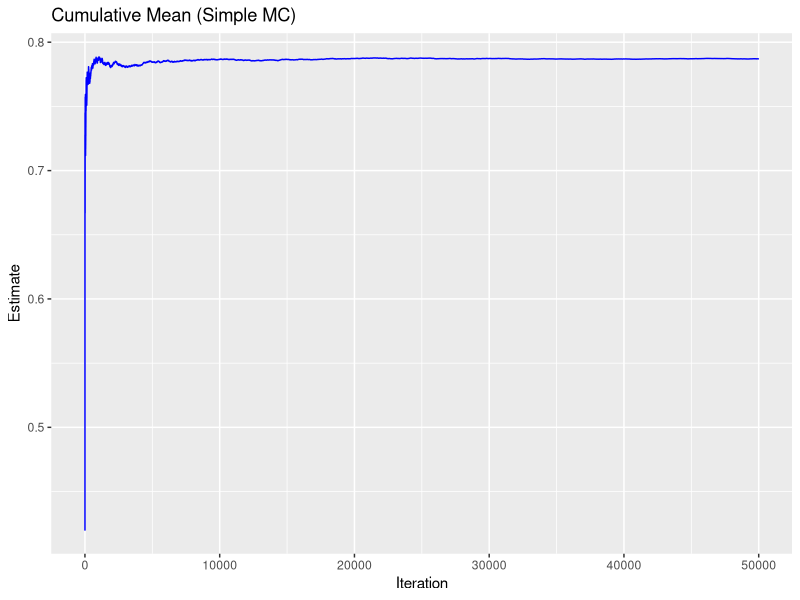
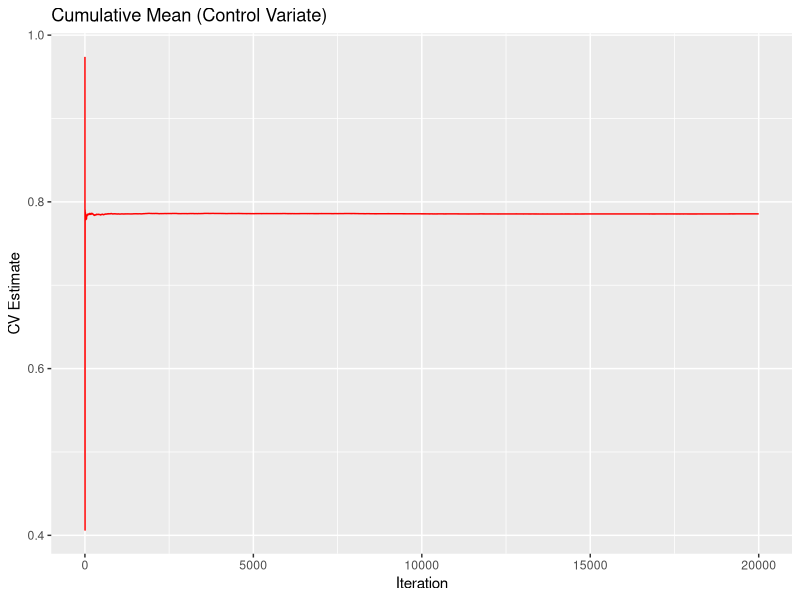
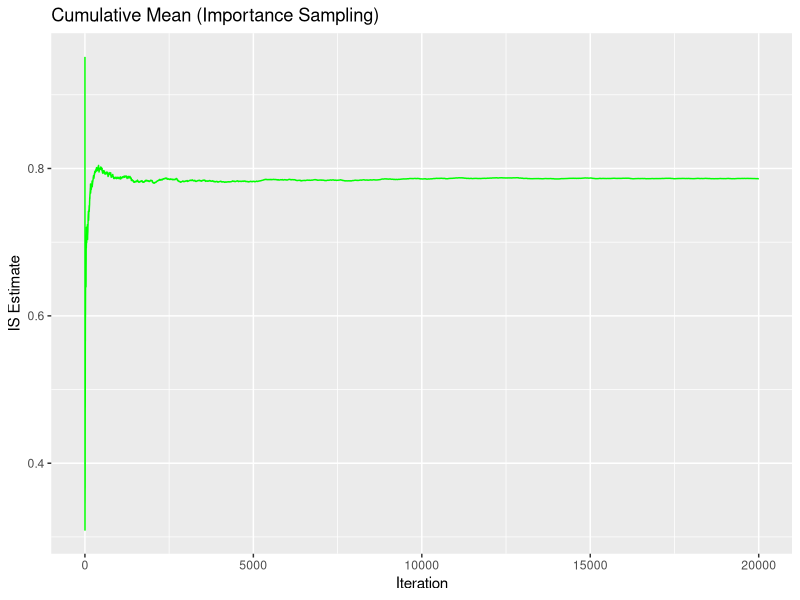
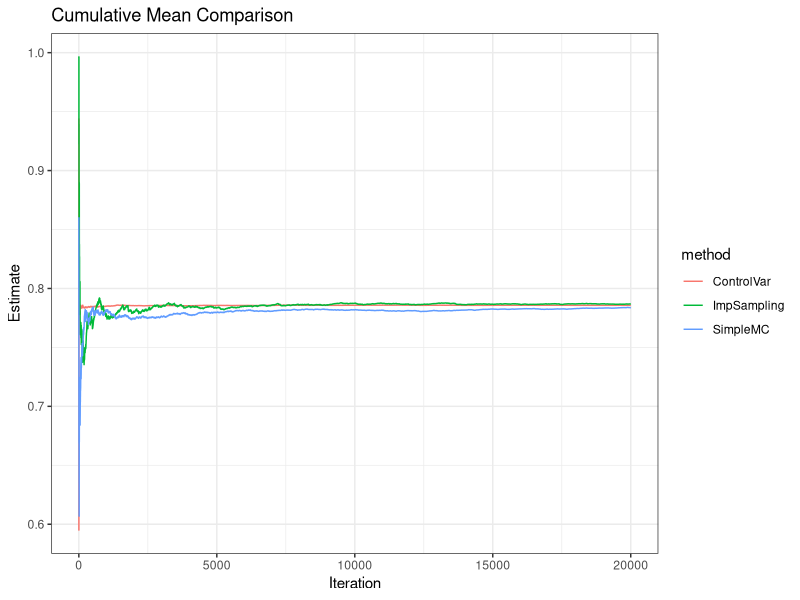

Generate these figures, in order, with R:
## ---- chunk 1
library(ggplot2)

# logistic function
logistic <- function(z) {
  1 / (1 + exp(-z))
}

# Set model parameters
alpha <- 0        # Intercept
beta  <- 1        # Covariate coefficient

# Define random generators for non-normal distributions 
#                   of random effect b and covariate x
# Example: b ~ t_5 (heavy-tailed distribution)
r_b <- function(n) {
  rt(n, df = 5)
}

# Example: x ~ Gamma(shape=2, rate=1)
r_x <- function(n) {
  rgamma(n, shape = 2, rate = 1)
}
## ---- chunk 2
simpleMC <- function(N) {
  # Sample b from f(b)
  b_samp <- r_b(N)
  # Sample x from f(x)
  x_samp <- r_x(N)
  
  # Compute p_i = logistic(alpha + b_i + beta*x_i)
  p_values <- logistic(alpha + b_samp + beta * x_samp)
  
  # Simple MC estimate is the average of p_values
  est <- mean(p_values)
  
  # Approximate standard error using sample SD / sqrt(N)
  #se  <- sd(p_values) / sqrt(N)
  
  #return(list(est = est, se = se))
  return(list(est = est))
}
## ---- chunk 3
# 3.1 Define a control variate g(b, x)
#     It should be correlated with the target function but have a known or easily
#     approximated expectation. As an example, we use a probit-based function.

g_function <- function(b, x) {
  # Example: replace logistic with pnorm (probit)
  z <- alpha + 0.8 * b + 0.8 * x  # 0.8 is a heuristic factor here
  return(pnorm(z))
}

# 3.2 Approximate E[g] using a large-scale MC, since we might not have a closed-form
approx_Eg <- function(N = 5e5) {
  b_samp <- r_b(N)
  x_samp <- r_x(N)
  mean(g_function(b_samp, x_samp))
}

# 3.3 Control variate MC estimate
cvMC <- function(N, Eg_true = NULL) {
  if(is.null(Eg_true)) {
    # If not provided, approximate E[g] with a bigger MC sample
    Eg_true <- approx_Eg(N = 5e5)
  }
  # Sample from original distributions
  b_samp <- r_b(N)
  x_samp <- r_x(N)
  
  # Target function p(b,x)
  p_vals <- logistic(alpha + b_samp + beta * x_samp)
  # Control variate g(b,x)
  g_vals <- g_function(b_samp, x_samp)
  
  # (1) Simple estimates of p and g
  p_mean <- mean(p_vals)
  g_mean <- mean(g_vals)
  
  # (2) Optimal gamma via covariance
  cov_pg <- cov(p_vals, g_vals)
  var_g  <- var(g_vals)
  gamma_opt <- cov_pg / var_g
  
  # (3) Construct CV estimator
  p_cv <- p_mean - gamma_opt * (g_mean - Eg_true)
  
  # This returns the CV estimate, gamma, and other useful metrics
  return(list(est = p_cv))
}
## ---- chunk 4
# 4.1 Define the auxiliary distribution h(b,x)
#     Here we show an example of independent sampling from h(b)*h(x).
#     We'll pick t_3 for b (heavier tail) and tweak Gamma parameters for x.

# b ~ t_3
r_b_IS <- function(n) {
  rt(n, df = 3)
}
# PDF of b for t_3
d_b_IS <- function(b) {
  dt(b, df = 3)
}

# x ~ Gamma(shape=2, rate=0.5)
r_x_IS <- function(n) {
  rgamma(n, shape = 2, rate = 0.5)
}
# PDF of x for Gamma(shape=2, rate=0.5)
d_x_IS <- function(x) {
  dgamma(x, shape = 2, rate = 0.5)
}

# 4.2 Implement Importance Sampling
IS_MC <- function(N) {
  # Sample from h(b,x)
  b_samp <- r_b_IS(N)
  x_samp <- r_x_IS(N)
  
  # Compute original PDF values f(b), f(x)
  fb_vals <- dt(b_samp, df = 5)             # original t_5 for b
  fx_vals <- dgamma(x_samp, shape = 2, rate = 1)  # original Gamma for x
  
  # Compute auxiliary PDF values h(b), h(x)
  hb_vals <- d_b_IS(b_samp)
  hx_vals <- d_x_IS(x_samp)
  
  # Weights w_i = [f(b_i)*f(x_i)] / [h(b_i)*h(x_i)]
  w <- (fb_vals * fx_vals) / (hb_vals * hx_vals)
  
  # Target function p(b,x)
  p_vals <- logistic(alpha + b_samp + beta * x_samp)
  
  # IS estimate (unbiased if we average p*w)
  est <- mean(p_vals * w)
  
  # Rough variance estimate
  #p_var <- mean((p_vals * w)^2) - p_hat^2
  #se  <- sqrt(p_var / N)
  
  #return(list(est = est, se = se, w_mean = mean(w)))
  return(list(est = est))
}
## ---- chunk 5
# 5.1. Obtain a "true value" via a large-scale Simple MC
set.seed(9999)
N_large <- 5e6  

res_truth <- simpleMC(N_large)
true_value <- res_truth$est
cat("Approx. True Value =", true_value, "\n")


# 5.2. Repeat simulations for smaller N and compare bias, variance
simulate_three_methods <- function(N, Eg_true) {
  # Simple MC
  res_mc <- simpleMC(N)
  # CV
  res_cv <- cvMC(N, Eg_true = Eg_true)
  # IS
  res_is <- IS_MC(N)
  
  c(mc = res_mc$est, cv = res_cv$est, is = res_is$est)
}

set.seed(1234)
N_reps <- 50        # number of repeated simulations
N_small <- 1e5      # sample size for each repeated run


# Pre-calculate Eg_true for CV (to avoid doing it multiple times)
Eg_val <- approx_Eg(N=5e5)  

results_matrix <- replicate(N_reps, simulate_three_methods(N_small, Eg_true = Eg_val))
# results_matrix is now 3 x N_reps, each column is one replicate

mc_est <- results_matrix["mc", ]
cv_est <- results_matrix["cv", ]
is_est <- results_matrix["is", ]

# Compute mean estimate, bias, variance
mc_mean <- mean(mc_est)
cv_mean <- mean(cv_est)
is_mean <- mean(is_est)

mc_bias <- mc_mean - true_value
cv_bias <- cv_mean - true_value
is_bias <- is_mean - true_value

mc_var <- var(mc_est)
cv_var <- var(cv_est)
is_var <- var(is_est)

df_comparison <- data.frame(
  method   = c("MC", "CV", "IS"),
  mean_est = c(mc_mean, cv_mean, is_mean),
  bias     = c(mc_bias, cv_bias, is_bias),
  variance = c(mc_var, cv_var, is_var)
)

df_comparison


# 5.3 Compare CPU time
library(microbenchmark)

test_time <- microbenchmark(
  MC = { simpleMC(N_small) },
  CV = { cvMC(N_small, Eg_true = Eg_val) },
  IS = { IS_MC(N_small) },
  times = 10  # repeat each method 10 times
)

test_time
## ---- chunk 6
# 6.1 Example of cumulative mean for Simple MC
cumulative_MC <- function(N) {
  b_samp <- r_b(N)
  x_samp <- r_x(N)
  p_vals <- logistic(alpha + b_samp + beta * x_samp)
  cum_mean <- cumsum(p_vals) / seq_len(N)
  return(cum_mean)
}

# 6.2 Plot cumulative mean
set.seed(999)
N <- 5e4
cm_mc <- cumulative_MC(N)

df_mc <- data.frame(
  iter = 1:N,
  mean_est = cm_mc
)

ggplot(df_mc, aes(x = iter, y = mean_est)) +
  geom_line(color = "blue") +
  labs(title = "Cumulative Mean (Simple MC)",
       x = "Iteration",
       y = "Estimate")
## ---- chunk 7
# This function returns a vector of CV estimates for i from 1 to N.
cumulative_CV <- function(N, Eg_true = NULL, largeN_approx = 5e5) {
  if (is.null(Eg_true)) {
    # If E[g] is not provided, approximate with a larger MC
    Eg_true <- approx_Eg(N = largeN_approx)
  }
  
  # Sample from original distributions
  b_samp <- r_b(N)
  x_samp <- r_x(N)
  
  # Compute p(b,x) and g(b,x)
  p_vals <- logistic(alpha + b_samp + beta * x_samp)
  g_vals <- g_function(b_samp, x_samp)
  
  # We will keep track of partial sums to compute means, covariance, etc.
  cum_p  <- cumsum(p_vals)
  cum_g  <- cumsum(g_vals)
  cum_pg <- cumsum(p_vals * g_vals)   # needed for Cov(p,g)
  cum_g2 <- cumsum(g_vals^2)         # needed for Var(g)
  
  # Vector to store CV estimates at each iteration
  pCV_cum <- numeric(N)
  
  # The first data point (i=1) does not allow us to compute a covariance
  # We can simply set pCV_cum[1] to p_vals[1], or NA, etc.
  pCV_cum[1] <- p_vals[1]
  
  # Loop over i = 2 to N
  for (i in 2:N) {
    # partial means
    p_bar_i <- cum_p[i] / i
    g_bar_i <- cum_g[i] / i
    
    # Cov(p,g) = E[ p*g ] - E[p]*E[g ]
    # partial estimate of E[p*g] = cum_pg[i] / i
    pg_bar_i <- cum_pg[i] / i
    cov_pg_i <- pg_bar_i - (p_bar_i * g_bar_i)
    
    # Var(g) = E[g^2] - (E[g])^2
    g2_bar_i <- cum_g2[i] / i
    var_g_i  <- g2_bar_i - (g_bar_i^2)
    
    # Optimal gamma
    gamma_i <- cov_pg_i / var_g_i
    
    # CV estimate at iteration i
    pCV_cum[i] <- p_bar_i - gamma_i * (g_bar_i - Eg_true)
  }
  
  return(pCV_cum)
}

# Example usage and plotting:
set.seed(1234)
N <- 20000
cv_cum_values <- cumulative_CV(N)

df_cv <- data.frame(
  iter = 1:N,
  cv_est = cv_cum_values
)

library(ggplot2)
ggplot(df_cv, aes(x = iter, y = cv_est)) +
  geom_line(color = "red") +
  labs(title = "Cumulative Mean (Control Variate)",
       x = "Iteration",
       y = "CV Estimate")

## ---- chunk 8
cumulative_IS <- function(N) {
  # Sample from auxiliary distribution h(b,x)
  b_samp <- r_b_IS(N)
  x_samp <- r_x_IS(N)
  
  # Compute original PDF f(b), f(x)
  fb_vals <- dt(b_samp, df = 5)          # original b ~ t_5
  fx_vals <- dgamma(x_samp, shape=2, rate=1)   # original x ~ Gamma(2,1)
  
  # Compute auxiliary PDF h(b), h(x)
  hb_vals <- d_b_IS(b_samp)
  hx_vals <- d_x_IS(x_samp)
  
  # Weights
  w <- (fb_vals * fx_vals) / (hb_vals * hx_vals)
  
  # Target function p(b,x)
  p_vals <- logistic(alpha + b_samp + beta * x_samp)
  
  # Build cumulative sums
  cum_w  <- cumsum(w)
  cum_pw <- cumsum(p_vals * w)
  
  # IS estimate at iteration i: cum_pw[i] / cum_w[i]
  pIS_cum <- cum_pw / cum_w
  
  return(pIS_cum)
}

## Example usage and plotting:
set.seed(5678)
N <- 20000
is_cum_values <- cumulative_IS(N)

df_is <- data.frame(
  iter = 1:N,
  is_est = is_cum_values
)

ggplot(df_is, aes(x = iter, y = is_est)) +
  geom_line(color = "green") +
  labs(title = "Cumulative Mean (Importance Sampling)",
       x = "Iteration",
       y = "IS Estimate")

## ---- chunk 9
N <- 20000
set.seed(999)

# 1. Simple MC
cm_mc <- cumulative_MC(N)
df_mc <- data.frame(iter = 1:N, method = "SimpleMC", estimate = cm_mc)

# 2. CV
cm_cv <- cumulative_CV(N)
df_cv <- data.frame(iter = 1:N, method = "ControlVar", estimate = cm_cv)

# 3. IS
cm_is <- cumulative_IS(N)
df_is <- data.frame(iter = 1:N, method = "ImpSampling", estimate = cm_is)

# Combine
df_all <- rbind(df_mc, df_cv, df_is)

ggplot(df_all, aes(x = iter, y = estimate, color = method)) +
  geom_line() +
  labs(title = "Cumulative Mean Comparison",
       x = "Iteration",
       y = "Estimate") +
  theme_bw()

